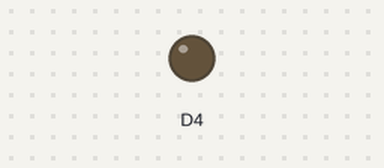
This sketch was run on a simulated ESP8266 (NodeMCU). Parts: output pins drawn as LEDs (lit = HIGH). WiFi joins after 1.5 s; servers stay silent unless stated; uploads are accepted with an empty reply; what the sketch prints to the serial monitor is not drawn.

Above: at 7.1 s.
Timing chart, 0 to 22.7 s (numbered marks = the images above):
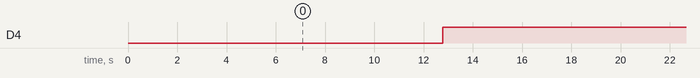

Measured:
- by itself, D4: alternates HIGH for 11.3 s and LOW for 5.0 s

The sketch:

Cliente.ino
```cpp
#include <ESP8266WiFi.h>

const char* ssid     = "Republica Virus.exe";
const char* password = "Intelcore";

const char* host = "ufes.br";

void setup() {
  pinMode(D4, OUTPUT);     // Initialize the LED_BUILTIN pin as an output
  Serial.begin(115200);
  delay(10);

  // We start by connecting to a WiFi network

  Serial.println();
  Serial.println();
  Serial.print("Connecting to ");
  Serial.println(ssid);

  WiFi.begin(ssid, password);

  while (WiFi.status() != WL_CONNECTED) {
    delay(500);
    Serial.print(".");
  }

  Serial.println("");
  Serial.println("WiFi connected");
  Serial.println("IP address: ");
  Serial.println(WiFi.localIP());
}

int value = 0;

void loop() {
  delay(5000);
  ++value;

  Serial.print("connecting to ");
  Serial.println(host);

  // Use WiFiClient class to create TCP connections
  WiFiClient client;
  const int httpPort = 80;
  if (!client.connect(host, httpPort)) {
    Serial.println("connection failed");
    return;
  }

  // This will send the request to the server
  client.print(String("GET / ") + "HTTP/1.1\r\n" +
               "Host: " + host + "\r\n" +
               "Connection: close\r\n\r\n");
  unsigned long timeout = millis();
  while (client.available() == 0) {
    if (millis() - timeout > 5000) {
      Serial.println(">>> Client Timeout !");
      client.stop();
      return;
    }
  }

  // Read all the lines of the reply from server and print them to Serial
  while(client.available()){
    String line = client.readStringUntil('\r');
    Serial.print(line);
  }

  Serial.println();
  Serial.println("closing connection");

  digitalWrite(D4, LOW);
  delay(5000);
  digitalWrite(D4, HIGH);
  delay(5000);
}
```
